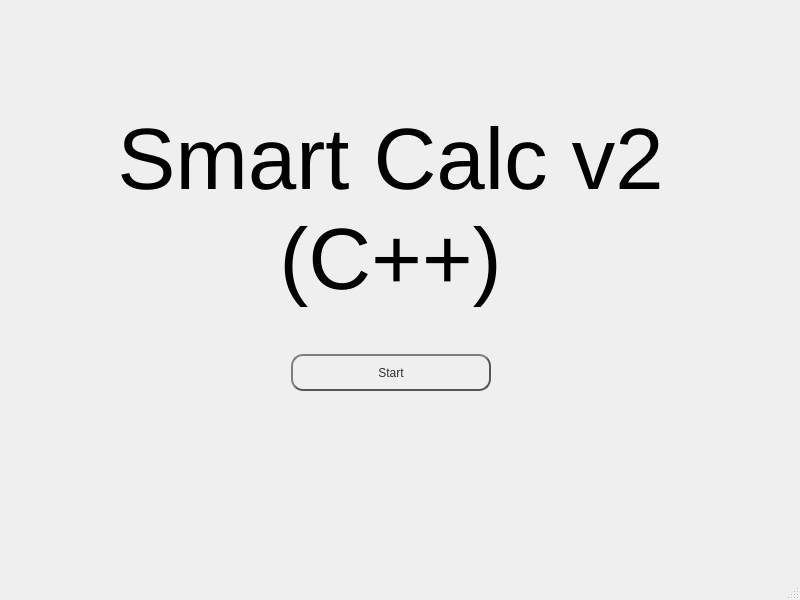
<?xml version="1.0" encoding="UTF-8"?>
<ui version="4.0">
 <class>MainWindow</class>
 <widget class="QMainWindow" name="MainWindow">
  <property name="geometry">
   <rect>
    <x>0</x>
    <y>0</y>
    <width>800</width>
    <height>600</height>
   </rect>
  </property>
  <property name="sizePolicy">
   <sizepolicy hsizetype="Fixed" vsizetype="Fixed">
    <horstretch>0</horstretch>
    <verstretch>0</verstretch>
   </sizepolicy>
  </property>
  <property name="minimumSize">
   <size>
    <width>800</width>
    <height>600</height>
   </size>
  </property>
  <property name="maximumSize">
   <size>
    <width>1000</width>
    <height>1000</height>
   </size>
  </property>
  <property name="windowTitle">
   <string>MainWindow</string>
  </property>
  <widget class="QWidget" name="centralwidget">
   <widget class="QWidget" name="layoutWidget">
    <property name="geometry">
     <rect>
      <x>110</x>
      <y>110</y>
      <width>561</width>
      <height>281</height>
     </rect>
    </property>
    <layout class="QGridLayout" name="gridLayout">
     <property name="sizeConstraint">
      <enum>QLayout::SetNoConstraint</enum>
     </property>
     <item row="4" column="1">
      <widget class="QPushButton" name="pushButton">
       <property name="sizePolicy">
        <sizepolicy hsizetype="Preferred" vsizetype="Fixed">
         <horstretch>0</horstretch>
         <verstretch>0</verstretch>
        </sizepolicy>
       </property>
       <property name="minimumSize">
        <size>
         <width>200</width>
         <height>30</height>
        </size>
       </property>
       <property name="maximumSize">
        <size>
         <width>1000</width>
         <height>38</height>
        </size>
       </property>
       <property name="styleSheet">
        <string notr="true">QPushButton {
    color: #333;
    border: 2px solid #555;
    border-radius: 12px;
    border-style: outset;
    background: qradialgradient(
        cx: 0.3, cy: -0.4, fx: 0.3, fy: -0.4,
        radius: 1.35, stop: 0 #fff, stop: 1 #888
        );
    padding: 5px;
    }

QPushButton:hover {
    background: qradialgradient(
        cx: 0.3, cy: -0.4, fx: 0.3, fy: -0.4,
        radius: 1.35, stop: 0 #fff, stop: 1 #bbb
        );
    }

QPushButton:pressed {
    border-style: inset;
    background: qradialgradient(
        cx: 0.4, cy: -0.1, fx: 0.4, fy: -0.1,
        radius: 1.35, stop: 0 #fff, stop: 1 #ddd
        );
    }</string>
       </property>
       <property name="text">
        <string>Start</string>
       </property>
      </widget>
     </item>
     <item row="3" column="1">
      <spacer name="verticalSpacer">
       <property name="orientation">
        <enum>Qt::Vertical</enum>
       </property>
       <property name="sizeType">
        <enum>QSizePolicy::Fixed</enum>
       </property>
       <property name="sizeHint" stdset="0">
        <size>
         <width>20</width>
         <height>40</height>
        </size>
       </property>
      </spacer>
     </item>
     <item row="0" column="0" rowspan="2" colspan="3">
      <widget class="QLabel" name="label">
       <property name="sizePolicy">
        <sizepolicy hsizetype="Preferred" vsizetype="Fixed">
         <horstretch>0</horstretch>
         <verstretch>0</verstretch>
        </sizepolicy>
       </property>
       <property name="font">
        <font>
         <pointsize>65</pointsize>
        </font>
       </property>
       <property name="text">
        <string>Smart Calc v2
(C++)</string>
       </property>
       <property name="alignment">
        <set>Qt::AlignCenter</set>
       </property>
      </widget>
     </item>
    </layout>
   </widget>
  </widget>
  <widget class="QMenuBar" name="menubar">
   <property name="geometry">
    <rect>
     <x>0</x>
     <y>0</y>
     <width>800</width>
     <height>24</height>
    </rect>
   </property>
  </widget>
  <widget class="QStatusBar" name="statusbar"/>
 </widget>
 <resources/>
 <connections/>
</ui>
